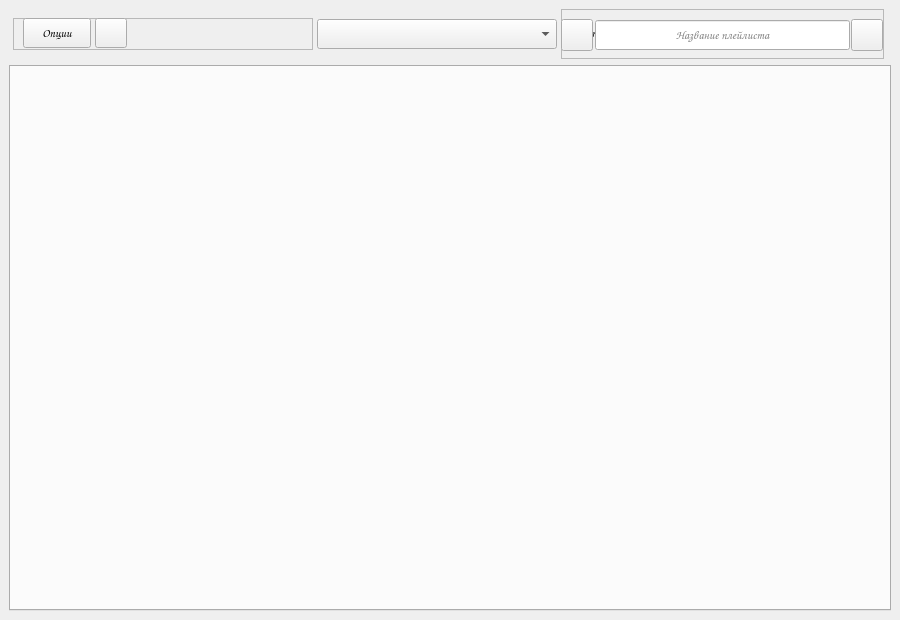
<?xml version="1.0" encoding="UTF-8"?>
<ui version="4.0">
 <class>MainWindow</class>
 <widget class="QMainWindow" name="MainWindow">
  <property name="geometry">
   <rect>
    <x>0</x>
    <y>0</y>
    <width>900</width>
    <height>620</height>
   </rect>
  </property>
  <property name="minimumSize">
   <size>
    <width>900</width>
    <height>345</height>
   </size>
  </property>
  <property name="font">
   <font>
    <family>Comic Sans MS</family>
   </font>
  </property>
  <property name="windowTitle">
   <string>PlayListStore 4</string>
  </property>
  <property name="windowIcon">
   <iconset>
    <normaloff>../Icons/pls.ico</normaloff>../Icons/pls.ico</iconset>
  </property>
  <property name="styleSheet">
   <string notr="true"/>
  </property>
  <property name="iconSize">
   <size>
    <width>64</width>
    <height>64</height>
   </size>
  </property>
  <widget class="QWidget" name="centralwidget">
   <layout class="QVBoxLayout" name="verticalLayout">
    <item>
     <widget class="QFrame" name="main_bar">
      <property name="minimumSize">
       <size>
        <width>0</width>
        <height>50</height>
       </size>
      </property>
      <property name="layoutDirection">
       <enum>Qt::LeftToRight</enum>
      </property>
      <layout class="QHBoxLayout" name="horizontalLayout">
       <property name="spacing">
        <number>0</number>
       </property>
       <property name="leftMargin">
        <number>0</number>
       </property>
       <property name="topMargin">
        <number>0</number>
       </property>
       <property name="rightMargin">
        <number>0</number>
       </property>
       <property name="bottomMargin">
        <number>0</number>
       </property>
       <item>
        <widget class="QFrame" name="frame_2">
         <property name="maximumSize">
          <size>
           <width>300</width>
           <height>32</height>
          </size>
         </property>
         <property name="frameShape">
          <enum>QFrame::StyledPanel</enum>
         </property>
         <property name="frameShadow">
          <enum>QFrame::Raised</enum>
         </property>
         <widget class="QPushButton" name="options">
          <property name="geometry">
           <rect>
            <x>10</x>
            <y>0</y>
            <width>68</width>
            <height>30</height>
           </rect>
          </property>
          <property name="cursor">
           <cursorShape>PointingHandCursor</cursorShape>
          </property>
          <property name="text">
           <string>Опции</string>
          </property>
         </widget>
         <widget class="QToolButton" name="con_info">
          <property name="geometry">
           <rect>
            <x>82</x>
            <y>0</y>
            <width>32</width>
            <height>30</height>
           </rect>
          </property>
          <property name="cursor">
           <cursorShape>PointingHandCursor</cursorShape>
          </property>
          <property name="toolTip">
           <string>&lt;html&gt;&lt;head/&gt;&lt;body&gt;&lt;p&gt;&lt;span style=&quot; font-size:11pt; font-weight:600;&quot;&gt;Имеются продолжения!&lt;/span&gt;&lt;/p&gt;&lt;/body&gt;&lt;/html&gt;</string>
          </property>
          <property name="text">
           <string/>
          </property>
          <property name="icon">
           <iconset>
            <normaloff>../Icons/сon_info.png</normaloff>../Icons/сon_info.png</iconset>
          </property>
          <property name="iconSize">
           <size>
            <width>32</width>
            <height>32</height>
           </size>
          </property>
         </widget>
        </widget>
       </item>
       <item>
        <widget class="QComboBox" name="pl_list">
         <property name="minimumSize">
          <size>
           <width>100</width>
           <height>0</height>
          </size>
         </property>
         <property name="maximumSize">
          <size>
           <width>240</width>
           <height>30</height>
          </size>
         </property>
         <property name="cursor">
          <cursorShape>PointingHandCursor</cursorShape>
         </property>
         <property name="focusPolicy">
          <enum>Qt::NoFocus</enum>
         </property>
         <property name="editable">
          <bool>false</bool>
         </property>
         <property name="maxVisibleItems">
          <number>6</number>
         </property>
        </widget>
       </item>
       <item>
        <widget class="QFrame" name="frame">
         <property name="minimumSize">
          <size>
           <width>0</width>
           <height>50</height>
          </size>
         </property>
         <property name="maximumSize">
          <size>
           <width>323</width>
           <height>16777215</height>
          </size>
         </property>
         <property name="frameShape">
          <enum>QFrame::StyledPanel</enum>
         </property>
         <property name="frameShadow">
          <enum>QFrame::Raised</enum>
         </property>
         <widget class="QToolButton" name="add_pl">
          <property name="geometry">
           <rect>
            <x>290</x>
            <y>10</y>
            <width>32</width>
            <height>32</height>
           </rect>
          </property>
          <property name="cursor">
           <cursorShape>PointingHandCursor</cursorShape>
          </property>
          <property name="focusPolicy">
           <enum>Qt::NoFocus</enum>
          </property>
          <property name="toolTip">
           <string>&lt;html&gt;&lt;head/&gt;&lt;body&gt;&lt;p&gt;&lt;span style=&quot; font-size:11pt; font-weight:600; color:#000000;white-space: nowrap;&quot;&gt;Создать новый плейлист&lt;/span&gt;&lt;/p&gt;&lt;/body&gt;&lt;/html&gt;</string>
          </property>
          <property name="statusTip">
           <string/>
          </property>
          <property name="text">
           <string/>
          </property>
          <property name="icon">
           <iconset>
            <normaloff>../Icons/addP.png</normaloff>../Icons/addP.png</iconset>
          </property>
          <property name="iconSize">
           <size>
            <width>32</width>
            <height>32</height>
           </size>
          </property>
         </widget>
         <widget class="QLineEdit" name="pl_name">
          <property name="enabled">
           <bool>true</bool>
          </property>
          <property name="geometry">
           <rect>
            <x>34</x>
            <y>11</y>
            <width>255</width>
            <height>30</height>
           </rect>
          </property>
          <property name="toolTip">
           <string>&lt;html&gt;&lt;head/&gt;&lt;body&gt;&lt;p&gt;&lt;span style=&quot; font-size:12pt; font-weight:600;&quot;&gt;Введите название плейлиста&lt;/span&gt;&lt;/p&gt;&lt;/body&gt;&lt;/html&gt;</string>
          </property>
          <property name="statusTip">
           <string>Alo</string>
          </property>
          <property name="whatsThis">
           <string>Aloha</string>
          </property>
          <property name="inputMask">
           <string/>
          </property>
          <property name="text">
           <string/>
          </property>
          <property name="maxLength">
           <number>30</number>
          </property>
          <property name="echoMode">
           <enum>QLineEdit::Normal</enum>
          </property>
          <property name="alignment">
           <set>Qt::AlignCenter</set>
          </property>
          <property name="placeholderText">
           <string>Название плейлиста</string>
          </property>
          <property name="clearButtonEnabled">
           <bool>false</bool>
          </property>
         </widget>
         <widget class="QToolButton" name="close_pl_name">
          <property name="geometry">
           <rect>
            <x>0</x>
            <y>10</y>
            <width>32</width>
            <height>32</height>
           </rect>
          </property>
          <property name="minimumSize">
           <size>
            <width>30</width>
            <height>30</height>
           </size>
          </property>
          <property name="cursor">
           <cursorShape>PointingHandCursor</cursorShape>
          </property>
          <property name="focusPolicy">
           <enum>Qt::NoFocus</enum>
          </property>
          <property name="text">
           <string/>
          </property>
          <property name="icon">
           <iconset>
            <normaloff>../Icons/close.png</normaloff>../Icons/close.png</iconset>
          </property>
          <property name="iconSize">
           <size>
            <width>28</width>
            <height>28</height>
           </size>
          </property>
         </widget>
         <widget class="QLabel" name="viewed_count">
          <property name="geometry">
           <rect>
            <x>4</x>
            <y>-1</y>
            <width>253</width>
            <height>50</height>
           </rect>
          </property>
          <property name="maximumSize">
           <size>
            <width>400</width>
            <height>16777215</height>
           </size>
          </property>
          <property name="text">
           <string>Всего просмотрено:0</string>
          </property>
         </widget>
         <zorder>viewed_count</zorder>
         <zorder>add_pl</zorder>
         <zorder>pl_name</zorder>
         <zorder>close_pl_name</zorder>
        </widget>
       </item>
      </layout>
     </widget>
    </item>
    <item>
     <widget class="QTabWidget" name="tabWidget">
      <property name="focusPolicy">
       <enum>Qt::NoFocus</enum>
      </property>
      <property name="usesScrollButtons">
       <bool>false</bool>
      </property>
      <property name="tabsClosable">
       <bool>false</bool>
      </property>
      <property name="movable">
       <bool>false</bool>
      </property>
     </widget>
    </item>
   </layout>
  </widget>
 </widget>
 <tabstops>
  <tabstop>pl_name</tabstop>
  <tabstop>add_pl</tabstop>
  <tabstop>close_pl_name</tabstop>
  <tabstop>tabWidget</tabstop>
 </tabstops>
 <resources/>
 <connections/>
</ui>
